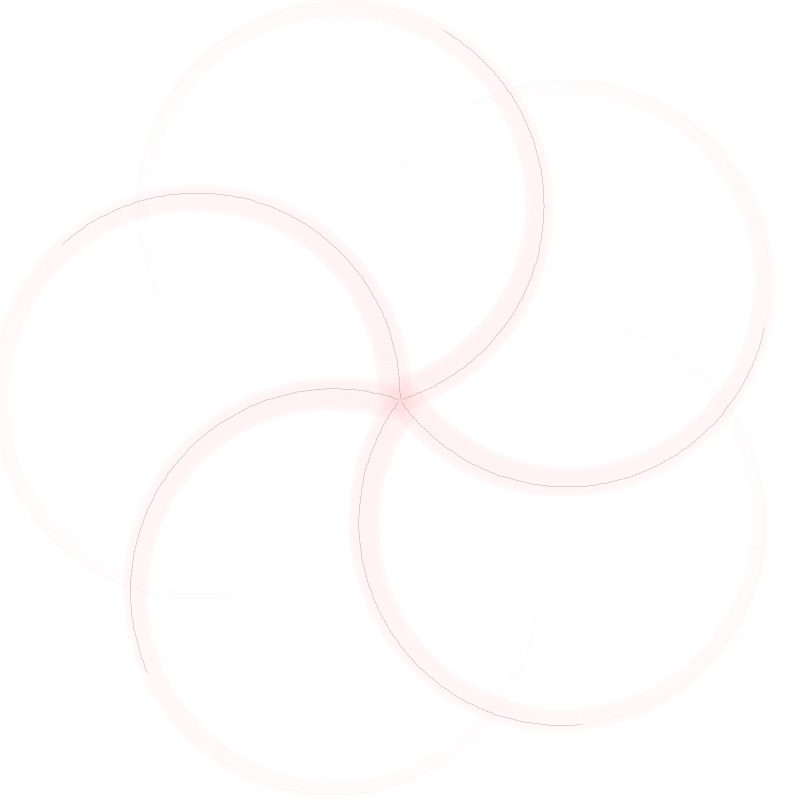
Frame 1 (no input)
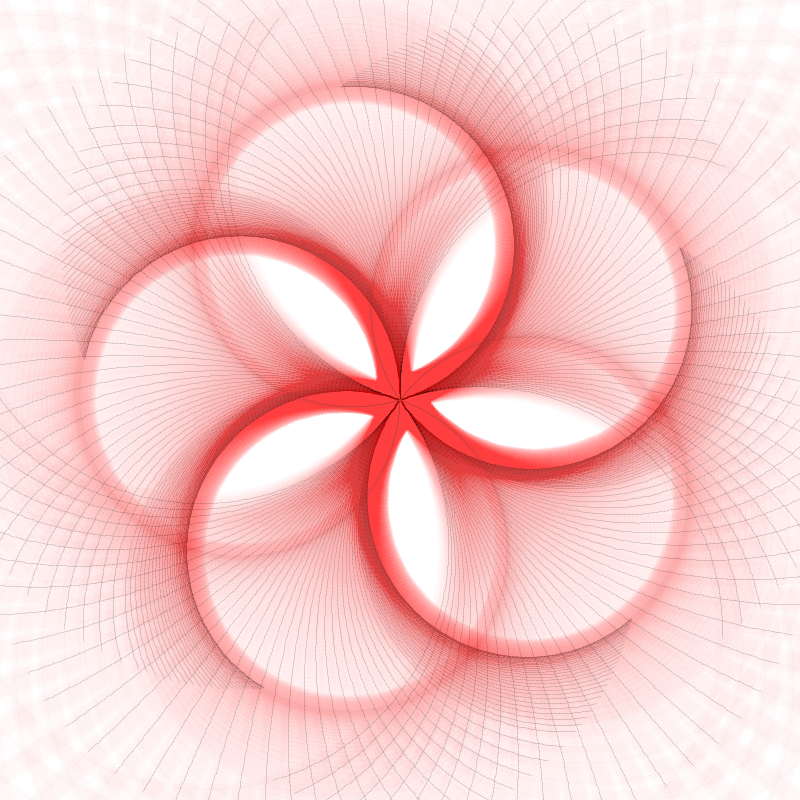
Frame 60 (the mouse pressed at the canvas centre just before this capture)
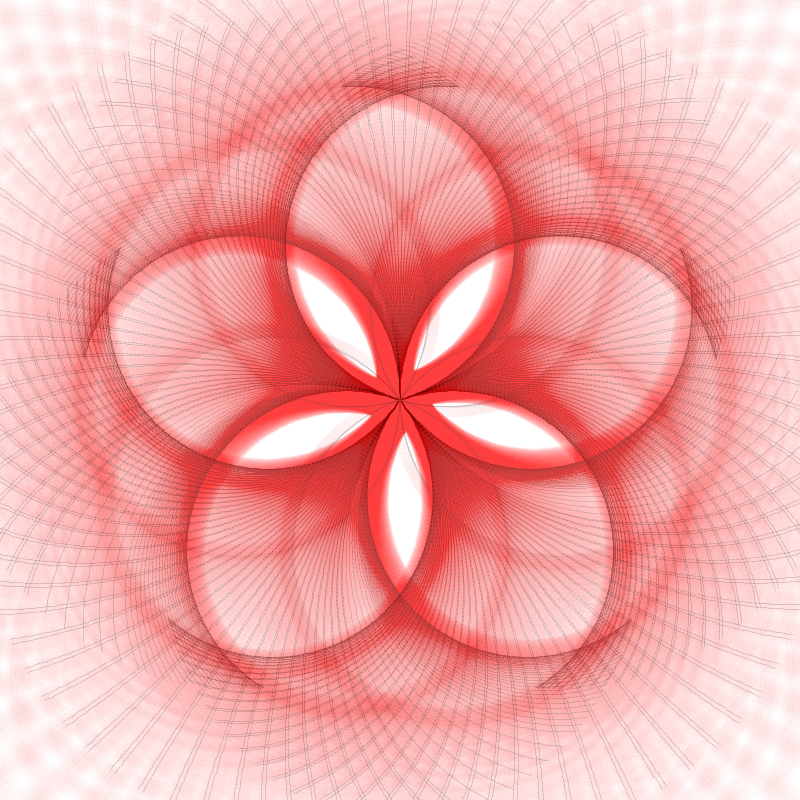
Frame 120 (the mouse held since frame 60 and released just before this capture)

The Processing sketch that drew these frames (run headless with seeded random() and noise(); from frame 60 on, the mouse is pressed at the canvas centre):

// Processing sketch: spring_non_generative
// ── spring_non_generative.pde
/*
Nombre: Payaso 02
 Segunda versión del sketch payaso que utiliza las oscilaciones
 de los valores del seno  y el concepto de PopMatrix y PUpMatrix de apilar y desapilar
 Fecha: Marzo 2009, Barcelona.
 Autor: Alba G. Corral.
 Licencia: open source.
 */
/*
Non generative -
 It is when an artist take  direct control over the process
 An artist that chooses to constrain themselves by only working with white and using that to determine the pixel's color would not be incorporating an autonomous system into their work
 This practice would not be generative because the "system" that chose the color was the brain of the artist and not external; the artist maintained control throughout.
 */
float velocidad = 0.05;//incremento de angulo
float dim;//diametro 
float RESISTENCIA ;
float NUM_TALLOS = 5;
int longitud ;
float inc= 4;
void setup() {
  size(800, 800);//tam. del sketch
  dim = width/200;//diametro
  longitud=width/3;//diametro
  RESISTENCIA = width/20;
  smooth();//suavizado
  background(255);//pintamos de negro el fondo
}
void draw() {
  //background(255);//pintamos de negro el fondo
  //this is cause pasjfkjlskfjalkfs
  translate(width/2, height/2);//trasladamos las coordenadas a la mitad de la pantalla
  inc += velocidad;//incrementamos el valor del radio
  float angle = sin(inc) / RESISTENCIA;//calculamos el angulo
  //dibuja una ellipse con ancho > dim y alto > dim. en la posicion de coordenadas 0,0

  for (int i = 0; i < NUM_TALLOS; i++) {//loop que va desde 0 hasta 8, aumentando uno
    //llamamos a la funcion tallo con los parametros de entrada
    //float x> posicion horizontal,float y> posicion vertical, int longitud, float angle>angulo
    tallo(0, -dim/2, longitud, angle);
    rotate(TWO_PI/NUM_TALLOS);//vamos rotando
  }
  ellipse(0, 0, angle, angle);
 // if (velocidad > 10) inc = inc * -1;;
   

}
void tallo(float x, float y, int longitud, float angle) {
  pushMatrix();
  translate(x, y);
  for (int i = longitud; i > 0; i--) {
    strokeWeight(i/150);
    stroke(0, 30);//seleccionamos el color del borde > 255, blanco
    line(0, 0, 0, -4);//dibujamos una linea con punto inicial (0,0) y punto final(0-4)
    strokeWeight(i/10);//Ancho del borde
    stroke(200, 50, 0, 2);
    line(0, 0, -10, 0);//dibujamos una linea con punto inicial (0,0) y punto final(4-0)

    translate(0, -4);
    rotate(angle);
  }
  popMatrix();
}
